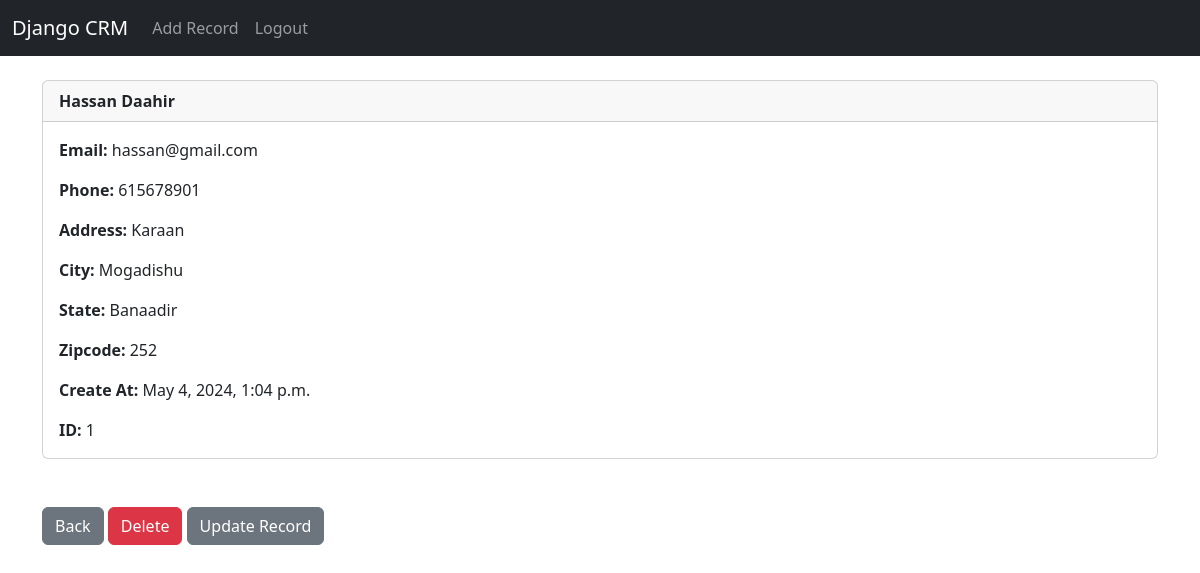
The page /record/1 (signed in) on the database as committed earlier.
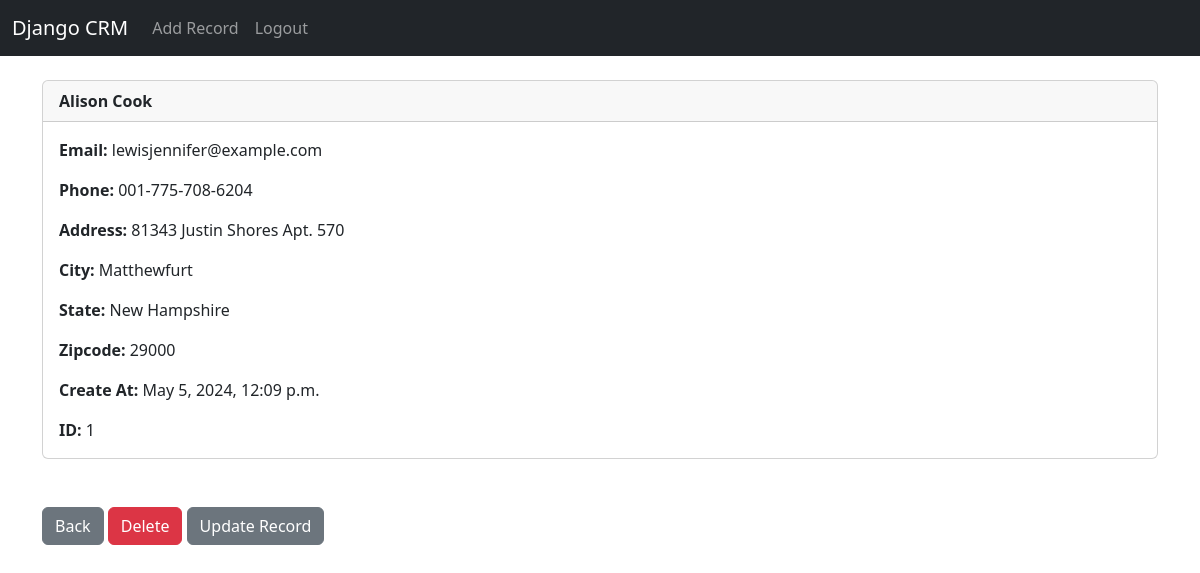
The same page on the database as committed later.
### website/models.py (models this page shows, shortened)
class Record(models.Model):
    created_at = models.DateTimeField(auto_now_add=True)
    first_name = models.CharField(max_length=50)
    last_name =  models.CharField(max_length=50)
    email =  models.CharField(max_length=100)
    phone = models.CharField(max_length=20)
    address =  models.CharField(max_length=100)
    city =  models.CharField(max_length=50)
    state =  models.CharField(max_length=50)
    zipcode =  models.CharField(max_length=20)

### website/views.py (the view)
# urls.py: path('record/<int:pk>', views.customer_record, name='record'),
def customer_record(request, pk):
	if request.user.is_authenticated:
		customer_record = Record.objects.get(id=pk)
		return render(request, 'record.html', {'customer_record':customer_record})
	else:
		messages.success(request, "You Must Be Logged In To View That Page...")
		return redirect('home')

### website/templates/record.html
{% extends 'base.html' %}
{% block content %}
<div class="card">
    <div class="card-header">
        <strong>
            {{ customer_record.first_name }}
            {{ customer_record.last_name }}
        </strong>
    </div>
    <div class="card-body">
        <p class="card-text">
            <strong>Email: </strong>{{ customer_record.email }}
        </p>
        <p class="card-text">
            <strong>Phone: </strong>{{ customer_record.phone }}
        </p>
        <p class="card-text">
            <strong>Address: </strong>{{ customer_record.address }}
        </p>
        <p class="card-text">
            <strong>City: </strong>{{ customer_record.city }}
        </p>
        <p class="card-text">
            <strong>State: </strong>{{ customer_record.state }}
        </p>
        <p class="card-text">
            <strong>Zipcode: </strong>{{ customer_record.zipcode }}
        </p>
        <p class="card-text">
            <strong>Create At: </strong>{{ customer_record.created_at }}
        </p>
        <p class="card-text">
            <strong>ID: </strong>{{ customer_record.id }}
        </p>
    </div>
</div>
<br /><br />
<a href="{% url 'home' %}" class="btn btn-secondary">Back</a>
<a href="{% url 'delete_record' customer_record.id %}" class="btn btn-danger">Delete</a>
<a href="{% url 'update_record' customer_record.id%}" class="btn btn-secondary">Update Record</a>
{% endblock %}

Rows that differ between the two databases and show on the page:
changed Record id 1: first_name "Hassan" → "Alison"; last_name "Daahir" → "Cook"; email "hassan@gmail.com" → "lewisjennifer@example.com"; phone "615678901" → "001-775-708-6204"; address "Karaan" → "81343 Justin Shores Apt. 570"; city "Mogadishu" → "Matthewfurt"; state "Banaadir" → "New Hampshire"; zipcode "252" → "29000"; created_at "May 4, 2024, 1:04 p.m." → "May 5, 2024, 12:09 p.m."
